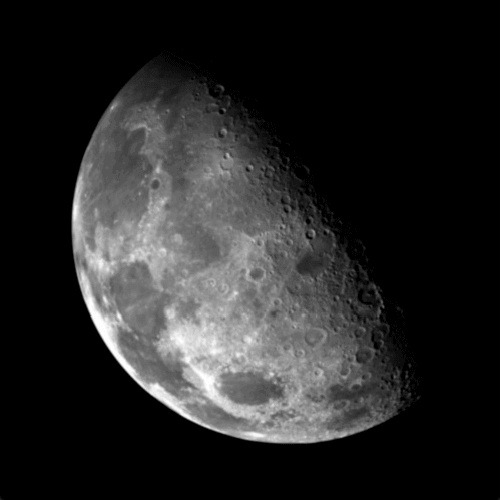
#> input picture Projects/Images/Filtros/moon.bmp, 500 x 500 px
$ python laplacian_moon.py   (older library calls are emulated)
#> lines starting #> are read from the running program, lines starting #| are printed output that depends on the picture
import cv2
from pathlib import Path

path = Path().absolute().parent.parent.parent

moon = cv2.imread(f"{path}/Images/Filtros/moon.bmp")
#> moon is the input picture: shape (500, 500, 3); min 0, max 255, mean 38.3
laplacian_moon = cv2.Laplacian(moon, cv2.CV_8U)
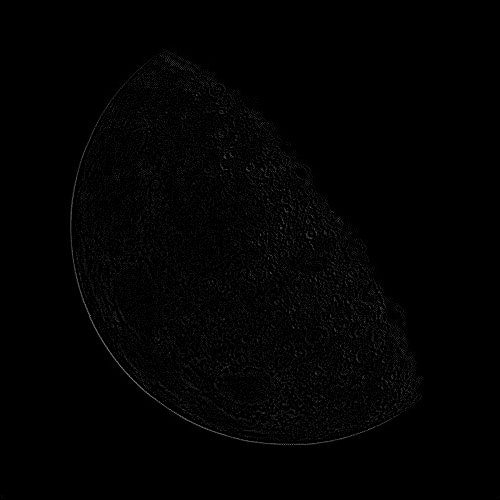
#> laplacian_moon: shape (500, 500, 3); min 0, max 142, mean 2.5
final = cv2.subtract(moon, laplacian_moon)

cv2.imshow("Moon", moon)
cv2.imshow("Laplacian moon", laplacian_moon)
cv2.imshow("Final", final)

cv2.waitKey()
cv2.destroyAllWindows()

$ run again, with Projects/Images/Filtros/bone.bmp copied over Projects/Images/Filtros/moon.bmp
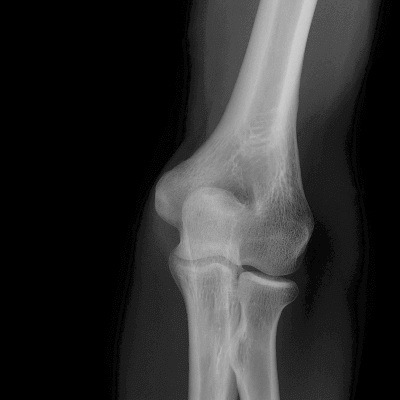
#> input picture Projects/Images/Filtros/bone.bmp, 400 x 400 px
#> moon is the input picture: shape (400, 400, 3); min 0, max 206, mean 45.1
#> `laplacian_moon = cv2.Laplacian(moon, cv2.CV_8U)`:
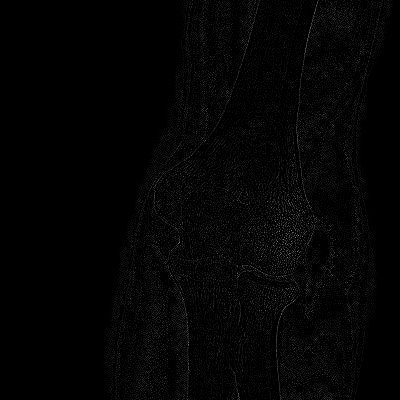
#> laplacian_moon: shape (400, 400, 3); min 0, max 140, mean 4.3
